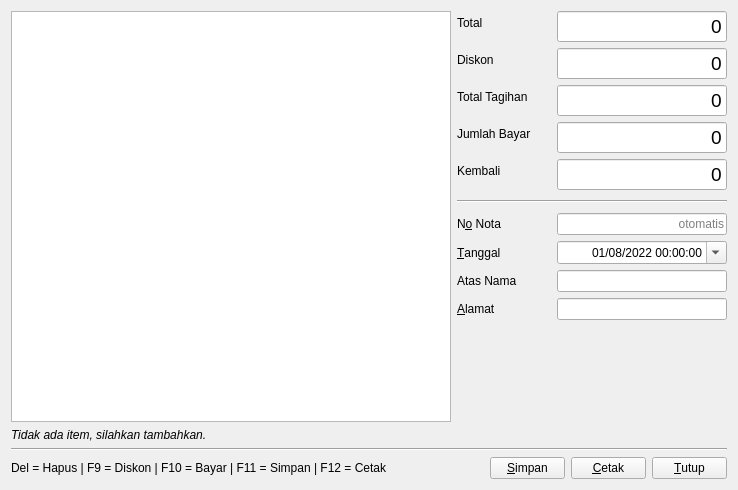
<?xml version="1.0" encoding="UTF-8"?>
<ui version="4.0">
 <class>SalesOrderEditor</class>
 <widget class="QDialog" name="SalesOrderEditor">
  <property name="geometry">
   <rect>
    <x>0</x>
    <y>0</y>
    <width>738</width>
    <height>490</height>
   </rect>
  </property>
  <property name="windowTitle">
   <string>Catat Penjualan</string>
  </property>
  <layout class="QVBoxLayout" name="verticalLayout_2">
   <item>
    <layout class="QHBoxLayout" name="horizontalLayout_3" stretch="1,0">
     <item>
      <layout class="QVBoxLayout" name="itemsLayout">
       <item>
        <widget class="TableView" name="tableView">
         <property name="font">
          <font>
           <pointsize>12</pointsize>
          </font>
         </property>
         <property name="alternatingRowColors">
          <bool>true</bool>
         </property>
         <property name="selectionMode">
          <enum>QAbstractItemView::SingleSelection</enum>
         </property>
         <property name="selectionBehavior">
          <enum>QAbstractItemView::SelectRows</enum>
         </property>
        </widget>
       </item>
       <item>
        <widget class="QLabel" name="recordInfoLabel">
         <property name="font">
          <font>
           <italic>true</italic>
          </font>
         </property>
         <property name="text">
          <string>Tidak ada item, silahkan tambahkan.</string>
         </property>
        </widget>
       </item>
      </layout>
     </item>
     <item>
      <layout class="QVBoxLayout" name="verticalLayout">
       <property name="spacing">
        <number>10</number>
       </property>
       <item>
        <widget class="QWidget" name="PaymentWidget" native="true">
         <layout class="QFormLayout" name="formLayout">
          <property name="horizontalSpacing">
           <number>10</number>
          </property>
          <property name="verticalSpacing">
           <number>6</number>
          </property>
          <property name="leftMargin">
           <number>0</number>
          </property>
          <property name="topMargin">
           <number>0</number>
          </property>
          <property name="rightMargin">
           <number>0</number>
          </property>
          <property name="bottomMargin">
           <number>0</number>
          </property>
          <item row="0" column="0">
           <widget class="QLabel" name="label_5">
            <property name="minimumSize">
             <size>
              <width>90</width>
              <height>0</height>
             </size>
            </property>
            <property name="text">
             <string>Total</string>
            </property>
            <property name="buddy">
             <cstring>totalEdit</cstring>
            </property>
           </widget>
          </item>
          <item row="0" column="1">
           <widget class="QLineEdit" name="totalEdit">
            <property name="maximumSize">
             <size>
              <width>170</width>
              <height>16777215</height>
             </size>
            </property>
            <property name="font">
             <font>
              <pointsize>14</pointsize>
             </font>
            </property>
            <property name="styleSheet">
             <string notr="true"/>
            </property>
            <property name="text">
             <string>0</string>
            </property>
            <property name="maxLength">
             <number>20</number>
            </property>
            <property name="alignment">
             <set>Qt::AlignRight|Qt::AlignTrailing|Qt::AlignVCenter</set>
            </property>
            <property name="readOnly">
             <bool>true</bool>
            </property>
           </widget>
          </item>
          <item row="1" column="0">
           <widget class="QLabel" name="label_6">
            <property name="text">
             <string>Diskon</string>
            </property>
            <property name="buddy">
             <cstring>discountEdit</cstring>
            </property>
           </widget>
          </item>
          <item row="1" column="1">
           <widget class="QLineEdit" name="discountEdit">
            <property name="maximumSize">
             <size>
              <width>170</width>
              <height>16777215</height>
             </size>
            </property>
            <property name="font">
             <font>
              <pointsize>14</pointsize>
             </font>
            </property>
            <property name="styleSheet">
             <string notr="true"/>
            </property>
            <property name="text">
             <string>0</string>
            </property>
            <property name="maxLength">
             <number>20</number>
            </property>
            <property name="alignment">
             <set>Qt::AlignRight|Qt::AlignTrailing|Qt::AlignVCenter</set>
            </property>
           </widget>
          </item>
          <item row="2" column="0">
           <widget class="QLabel" name="label_7">
            <property name="text">
             <string>Total Tagihan</string>
            </property>
            <property name="buddy">
             <cstring>totalPaymentEdit</cstring>
            </property>
           </widget>
          </item>
          <item row="2" column="1">
           <widget class="QLineEdit" name="totalPaymentEdit">
            <property name="maximumSize">
             <size>
              <width>170</width>
              <height>16777215</height>
             </size>
            </property>
            <property name="font">
             <font>
              <pointsize>14</pointsize>
             </font>
            </property>
            <property name="styleSheet">
             <string notr="true"/>
            </property>
            <property name="text">
             <string>0</string>
            </property>
            <property name="maxLength">
             <number>20</number>
            </property>
            <property name="alignment">
             <set>Qt::AlignRight|Qt::AlignTrailing|Qt::AlignVCenter</set>
            </property>
            <property name="readOnly">
             <bool>true</bool>
            </property>
           </widget>
          </item>
          <item row="3" column="0">
           <widget class="QLabel" name="label_8">
            <property name="text">
             <string>Jumlah Bayar</string>
            </property>
            <property name="buddy">
             <cstring>totalPaidEdit</cstring>
            </property>
           </widget>
          </item>
          <item row="3" column="1">
           <widget class="QLineEdit" name="totalPaidEdit">
            <property name="maximumSize">
             <size>
              <width>170</width>
              <height>16777215</height>
             </size>
            </property>
            <property name="font">
             <font>
              <pointsize>14</pointsize>
             </font>
            </property>
            <property name="styleSheet">
             <string notr="true"/>
            </property>
            <property name="text">
             <string>0</string>
            </property>
            <property name="maxLength">
             <number>20</number>
            </property>
            <property name="alignment">
             <set>Qt::AlignRight|Qt::AlignTrailing|Qt::AlignVCenter</set>
            </property>
           </widget>
          </item>
          <item row="4" column="0">
           <widget class="QLabel" name="label_9">
            <property name="text">
             <string>Kembali</string>
            </property>
            <property name="buddy">
             <cstring>exchangeEdit</cstring>
            </property>
           </widget>
          </item>
          <item row="4" column="1">
           <widget class="QLineEdit" name="exchangeEdit">
            <property name="maximumSize">
             <size>
              <width>170</width>
              <height>16777215</height>
             </size>
            </property>
            <property name="font">
             <font>
              <pointsize>14</pointsize>
             </font>
            </property>
            <property name="styleSheet">
             <string notr="true"/>
            </property>
            <property name="text">
             <string>0</string>
            </property>
            <property name="maxLength">
             <number>20</number>
            </property>
            <property name="alignment">
             <set>Qt::AlignRight|Qt::AlignTrailing|Qt::AlignVCenter</set>
            </property>
            <property name="readOnly">
             <bool>true</bool>
            </property>
           </widget>
          </item>
         </layout>
        </widget>
       </item>
       <item>
        <widget class="Line" name="line_2">
         <property name="orientation">
          <enum>Qt::Horizontal</enum>
         </property>
        </widget>
       </item>
       <item>
        <widget class="QWidget" name="widget" native="true">
         <layout class="QFormLayout" name="formLayout_2">
          <property name="horizontalSpacing">
           <number>10</number>
          </property>
          <property name="leftMargin">
           <number>0</number>
          </property>
          <property name="topMargin">
           <number>0</number>
          </property>
          <property name="rightMargin">
           <number>0</number>
          </property>
          <property name="bottomMargin">
           <number>0</number>
          </property>
          <item row="0" column="0">
           <widget class="QLabel" name="label_4">
            <property name="minimumSize">
             <size>
              <width>90</width>
              <height>0</height>
             </size>
            </property>
            <property name="text">
             <string>N&amp;o Nota</string>
            </property>
            <property name="buddy">
             <cstring>idEdit</cstring>
            </property>
           </widget>
          </item>
          <item row="0" column="1">
           <widget class="QLineEdit" name="idEdit">
            <property name="minimumSize">
             <size>
              <width>0</width>
              <height>0</height>
             </size>
            </property>
            <property name="maximumSize">
             <size>
              <width>170</width>
              <height>16777215</height>
             </size>
            </property>
            <property name="alignment">
             <set>Qt::AlignRight|Qt::AlignTrailing|Qt::AlignVCenter</set>
            </property>
            <property name="readOnly">
             <bool>true</bool>
            </property>
            <property name="placeholderText">
             <string>otomatis</string>
            </property>
           </widget>
          </item>
          <item row="1" column="0">
           <widget class="QLabel" name="label">
            <property name="text">
             <string>&amp;Tanggal</string>
            </property>
            <property name="buddy">
             <cstring>dateTimeEdit</cstring>
            </property>
           </widget>
          </item>
          <item row="1" column="1">
           <widget class="QDateTimeEdit" name="dateTimeEdit">
            <property name="minimumSize">
             <size>
              <width>0</width>
              <height>0</height>
             </size>
            </property>
            <property name="maximumSize">
             <size>
              <width>170</width>
              <height>16777215</height>
             </size>
            </property>
            <property name="alignment">
             <set>Qt::AlignRight|Qt::AlignTrailing|Qt::AlignVCenter</set>
            </property>
            <property name="dateTime">
             <datetime>
              <hour>0</hour>
              <minute>0</minute>
              <second>0</second>
              <year>2022</year>
              <month>8</month>
              <day>1</day>
             </datetime>
            </property>
            <property name="time">
             <time>
              <hour>0</hour>
              <minute>0</minute>
              <second>0</second>
             </time>
            </property>
            <property name="displayFormat">
             <string>dd/MM/yyyy HH:mm:ss</string>
            </property>
            <property name="calendarPopup">
             <bool>true</bool>
            </property>
           </widget>
          </item>
          <item row="2" column="0">
           <widget class="QLabel" name="label_2">
            <property name="text">
             <string>Atas Nama</string>
            </property>
            <property name="buddy">
             <cstring>customerNameEdit</cstring>
            </property>
           </widget>
          </item>
          <item row="2" column="1">
           <widget class="QLineEdit" name="customerNameEdit">
            <property name="minimumSize">
             <size>
              <width>0</width>
              <height>0</height>
             </size>
            </property>
            <property name="maximumSize">
             <size>
              <width>170</width>
              <height>16777215</height>
             </size>
            </property>
           </widget>
          </item>
          <item row="3" column="0">
           <widget class="QLabel" name="label_3">
            <property name="text">
             <string>&amp;Alamat</string>
            </property>
            <property name="buddy">
             <cstring>customerAddressEdit</cstring>
            </property>
           </widget>
          </item>
          <item row="3" column="1">
           <widget class="QLineEdit" name="customerAddressEdit">
            <property name="maximumSize">
             <size>
              <width>170</width>
              <height>16777215</height>
             </size>
            </property>
           </widget>
          </item>
         </layout>
        </widget>
       </item>
       <item>
        <spacer name="verticalSpacer">
         <property name="orientation">
          <enum>Qt::Vertical</enum>
         </property>
         <property name="sizeHint" stdset="0">
          <size>
           <width>20</width>
           <height>40</height>
          </size>
         </property>
        </spacer>
       </item>
      </layout>
     </item>
    </layout>
   </item>
   <item>
    <widget class="Line" name="line">
     <property name="orientation">
      <enum>Qt::Horizontal</enum>
     </property>
    </widget>
   </item>
   <item>
    <layout class="QHBoxLayout" name="horizontalLayout_2">
     <property name="spacing">
      <number>6</number>
     </property>
     <item>
      <widget class="QLabel" name="shortcutLabel">
       <property name="text">
        <string>Del = Hapus | F9 = Diskon | F10 = Bayar | F11 = Simpan | F12 = Cetak</string>
       </property>
      </widget>
     </item>
     <item>
      <spacer name="horizontalSpacer_2">
       <property name="orientation">
        <enum>Qt::Horizontal</enum>
       </property>
       <property name="sizeHint" stdset="0">
        <size>
         <width>278</width>
         <height>20</height>
        </size>
       </property>
      </spacer>
     </item>
     <item>
      <widget class="QPushButton" name="saveButton">
       <property name="minimumSize">
        <size>
         <width>75</width>
         <height>0</height>
        </size>
       </property>
       <property name="text">
        <string>&amp;Simpan</string>
       </property>
       <property name="icon">
        <iconset resource="app.qrc">
         <normaloff>:/icons/save</normaloff>:/icons/save</iconset>
       </property>
       <property name="iconSize">
        <size>
         <width>20</width>
         <height>20</height>
        </size>
       </property>
       <property name="autoDefault">
        <bool>false</bool>
       </property>
      </widget>
     </item>
     <item>
      <widget class="QPushButton" name="printButton">
       <property name="minimumSize">
        <size>
         <width>75</width>
         <height>0</height>
        </size>
       </property>
       <property name="text">
        <string>&amp;Cetak</string>
       </property>
       <property name="icon">
        <iconset resource="app.qrc">
         <normaloff>:/icons/print</normaloff>:/icons/print</iconset>
       </property>
       <property name="iconSize">
        <size>
         <width>20</width>
         <height>20</height>
        </size>
       </property>
       <property name="autoDefault">
        <bool>false</bool>
       </property>
      </widget>
     </item>
     <item>
      <widget class="QPushButton" name="cancelButton">
       <property name="minimumSize">
        <size>
         <width>75</width>
         <height>0</height>
        </size>
       </property>
       <property name="text">
        <string>&amp;Tutup</string>
       </property>
       <property name="icon">
        <iconset resource="app.qrc">
         <normaloff>:/icons/clear</normaloff>:/icons/clear</iconset>
       </property>
       <property name="iconSize">
        <size>
         <width>20</width>
         <height>20</height>
        </size>
       </property>
       <property name="autoDefault">
        <bool>false</bool>
       </property>
      </widget>
     </item>
    </layout>
   </item>
  </layout>
 </widget>
 <customwidgets>
  <customwidget>
   <class>TableView</class>
   <extends>QTableView</extends>
   <header>libs/tableview.h</header>
  </customwidget>
 </customwidgets>
 <tabstops>
  <tabstop>tableView</tabstop>
  <tabstop>totalEdit</tabstop>
  <tabstop>discountEdit</tabstop>
  <tabstop>totalPaymentEdit</tabstop>
  <tabstop>totalPaidEdit</tabstop>
  <tabstop>exchangeEdit</tabstop>
  <tabstop>idEdit</tabstop>
  <tabstop>dateTimeEdit</tabstop>
  <tabstop>customerNameEdit</tabstop>
  <tabstop>customerAddressEdit</tabstop>
  <tabstop>saveButton</tabstop>
  <tabstop>printButton</tabstop>
  <tabstop>cancelButton</tabstop>
 </tabstops>
 <resources>
  <include location="app.qrc"/>
 </resources>
 <connections/>
</ui>
